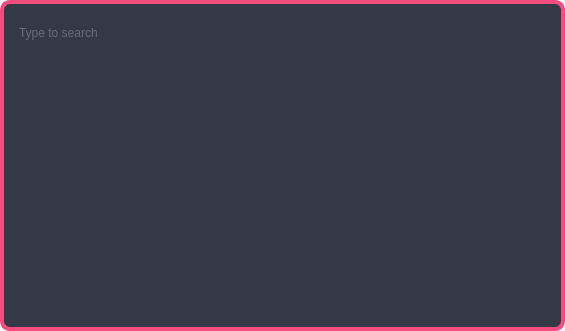
<?xml version="1.0" encoding="UTF-8"?>
<ui version="4.0">
 <class>CustomDialog</class>
 <widget class="QDialog" name="CustomDialog">
  <property name="geometry">
   <rect>
    <x>0</x>
    <y>0</y>
    <width>565</width>
    <height>331</height>
   </rect>
  </property>
  <property name="windowTitle">
   <string>Dialog</string>
  </property>
  <property name="styleSheet">
   <string notr="true">background-color: transparent;</string>
  </property>
  <layout class="QGridLayout" name="gridLayout">
   <property name="leftMargin">
    <number>0</number>
   </property>
   <property name="topMargin">
    <number>0</number>
   </property>
   <property name="rightMargin">
    <number>0</number>
   </property>
   <property name="bottomMargin">
    <number>0</number>
   </property>
   <property name="spacing">
    <number>0</number>
   </property>
   <item row="0" column="0">
    <widget class="QFrame" name="main_frame">
     <property name="styleSheet">
      <string notr="true">QFrame#main_frame{border-radius:10px;
background-color: #333A45;
border: 4px solid #F44C7F;}</string>
     </property>
     <property name="frameShape">
      <enum>QFrame::StyledPanel</enum>
     </property>
     <property name="frameShadow">
      <enum>QFrame::Raised</enum>
     </property>
     <layout class="QVBoxLayout" name="verticalLayout">
      <property name="spacing">
       <number>0</number>
      </property>
      <property name="leftMargin">
       <number>0</number>
      </property>
      <property name="topMargin">
       <number>20</number>
      </property>
      <property name="rightMargin">
       <number>0</number>
      </property>
      <property name="bottomMargin">
       <number>0</number>
      </property>
      <item alignment="Qt::AlignTop">
       <widget class="QFrame" name="find_frame">
        <property name="frameShape">
         <enum>QFrame::StyledPanel</enum>
        </property>
        <property name="frameShadow">
         <enum>QFrame::Raised</enum>
        </property>
        <layout class="QHBoxLayout" name="horizontalLayout">
         <property name="spacing">
          <number>0</number>
         </property>
         <property name="leftMargin">
          <number>5</number>
         </property>
         <property name="topMargin">
          <number>0</number>
         </property>
         <property name="rightMargin">
          <number>0</number>
         </property>
         <property name="bottomMargin">
          <number>0</number>
         </property>
         <item>
          <widget class="QLabel" name="loupe_lbl">
           <property name="text">
            <string/>
           </property>
          </widget>
         </item>
         <item>
          <widget class="QLineEdit" name="theme_find">
           <property name="styleSheet">
            <string notr="true">font: 18px &quot;Comic Sans MS&quot;;
color: #939EAE;
border: 0px black solid;</string>
           </property>
           <property name="placeholderText">
            <string>Type to search</string>
           </property>
          </widget>
         </item>
        </layout>
       </widget>
      </item>
      <item>
       <widget class="QFrame" name="select_frame">
        <property name="sizePolicy">
         <sizepolicy hsizetype="Preferred" vsizetype="Expanding">
          <horstretch>0</horstretch>
          <verstretch>0</verstretch>
         </sizepolicy>
        </property>
        <property name="styleSheet">
         <string notr="true"/>
        </property>
        <property name="frameShape">
         <enum>QFrame::StyledPanel</enum>
        </property>
        <property name="frameShadow">
         <enum>QFrame::Raised</enum>
        </property>
        <layout class="QVBoxLayout" name="verticalLayout_2">
         <property name="spacing">
          <number>0</number>
         </property>
         <property name="leftMargin">
          <number>0</number>
         </property>
         <property name="rightMargin">
          <number>0</number>
         </property>
         <property name="bottomMargin">
          <number>0</number>
         </property>
         <item>
          <widget class="QScrollArea" name="scrollArea">
           <property name="styleSheet">
            <string notr="true">QScrollArea#scrollArea{
background-color:transparent;
border-radius:20px;
}

    QScrollBar:vertical
    {
        background-color: #333A45;
        width: 6px;
        margin: 0px 0px 0px 0px;
        border: 0px solid black;
        border-radius: 4px;
    }

    QScrollBar::handle:vertical
    {
        background-color: #939EAE;
        min-height: 5px;
        border-radius: 2px;
    }

    QScrollBar::sub-line:vertical
    {
        margin: 3px 0px 3px 0px;
        height: 10px;
        width: 10px;
        subcontrol-position: top;
        subcontrol-origin: margin;
background-color:transparent;
    }

    QScrollBar::add-line:vertical
    {
        margin: 3px 0px 3px 0px;
background-color:transparent;
        height: 10px;
        width: 10px;
        subcontrol-position: bottom;
        subcontrol-origin: margin;
    }

    QScrollBar::sub-line:vertical:hover,QScrollBar::sub-line:vertical:on
    {
background-color:transparent;
        height: 10px;
        width: 10px;
        subcontrol-position: top;
        subcontrol-origin: margin;
    }

    QScrollBar::add-line:vertical:hover, QScrollBar::add-line:vertical:on
    {
background-color:transparent;
        height: 10px;
        width: 10px;
        subcontrol-position: bottom;
        subcontrol-origin: margin;
    }

    QScrollBar::up-arrow:vertical, QScrollBar::down-arrow:vertical
    {
        background-color: transparent;
    }

    QScrollBar::add-page:vertical, QScrollBar::sub-page:vertical
    {
        background-color:transparent;
    }</string>
           </property>
           <property name="widgetResizable">
            <bool>true</bool>
           </property>
           <widget class="QWidget" name="scrollAreaWidgetContents">
            <property name="geometry">
             <rect>
              <x>0</x>
              <y>0</y>
              <width>555</width>
              <height>263</height>
             </rect>
            </property>
            <property name="styleSheet">
             <string notr="true"/>
            </property>
           </widget>
          </widget>
         </item>
        </layout>
       </widget>
      </item>
     </layout>
    </widget>
   </item>
  </layout>
 </widget>
 <resources/>
 <connections/>
</ui>
